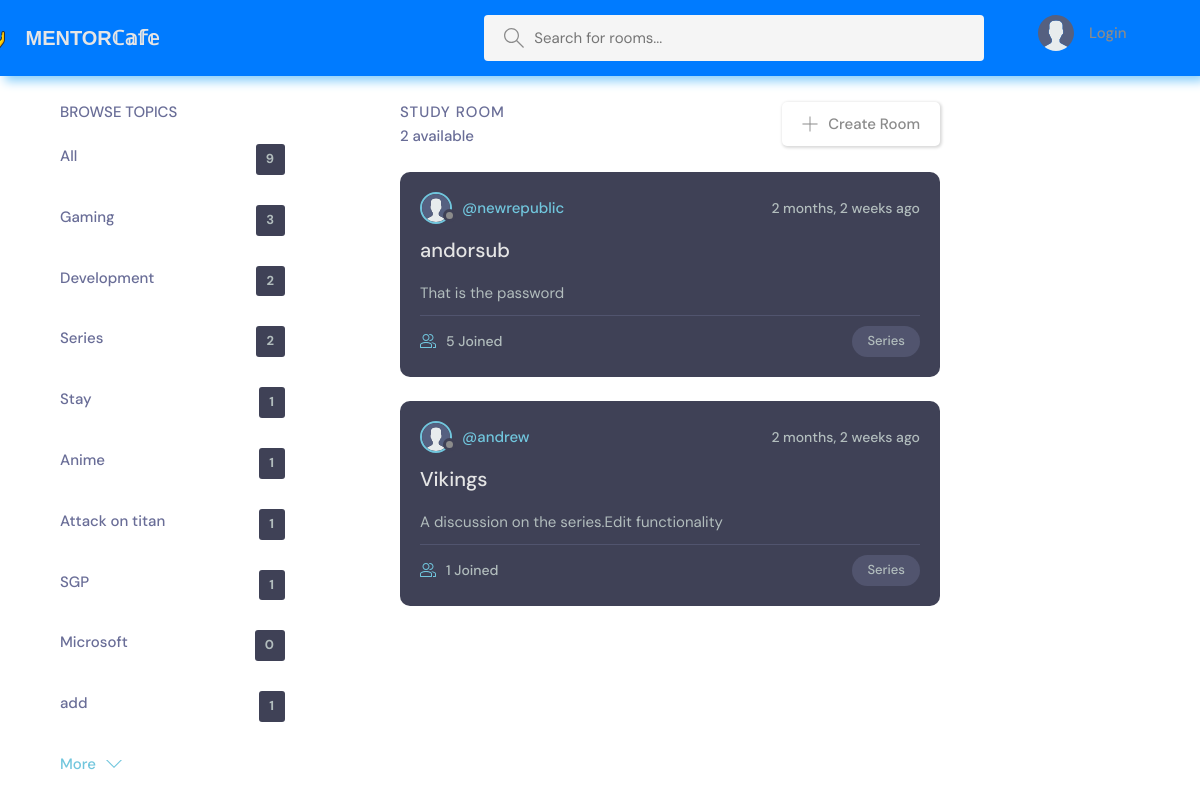
Page /?q=Series on the committed database.
### base/models.py (models this page shows, shortened)
class Topic(models.Model):
    name = models.CharField(max_length=255)

class Room(models.Model):
    host = models.ForeignKey(User,on_delete=models.SET_NULL,null=True)
    topic = models.ForeignKey(Topic,on_delete=models.SET_NULL,null=True)
    name = models.CharField(max_length=255)
    description = models.TextField(null=True,blank=True)
    participants = models.ManyToManyField(User,related_name='participants',blank=True)
    updated = models.DateTimeField(auto_now_add=True)
    created = models.DateTimeField(auto_now_add=True)
    class Meta:
        ordering = ['-updated','created']

### base/views.py (the view)
# urls.py: 2. Add a URL to urlpatterns:  path('', views.home, name='home')
def home(request):
    q = request.GET.get('q') if request.GET.get('q') != None else ''
    rooms = Room.objects.filter(
        Q(topic__name__icontains = q)|
        Q(name__icontains = q)|
        Q(description__icontains = q)
        )
    topics = Topic.objects.all()
    room_count = rooms.count()
    context = {'rooms':rooms,'topics' : topics,'room_count':room_count}
    return render(request, 'base/home.html',context)

### base/templates/base/home.html (shortened to what this page needs)
{%extends 'main.html' %}
{% load static%}
{%block content%}
  <main class="layout layout--3">
    <div class="container">
      <div class="topics">
        <div class="topics__header">
          <h2>Browse Topics</h2>
        </div>
        <ul class="topics__list">
          <li>
            <a href="{% url 'home' %}"> All <span>{{topics.count}}</span></a>
          </li>
          {%for topic in topics %}
          <li>
            <a href="{% url 'home' %}?q={{topic.name}}">{{topic.name}} <span>{{topic.room_set.all.count}}</span></a>
          </li>
          {%endfor%}
        </ul>
        <a class="btn btn--link" href="topics.html">
          More
          <svg version="1.1" xmlns="http://www.w3.org/2000/svg" width="32" height="32" viewBox="0 0 32 32">
            <title>chevron-down</title>
            <path d="M16 21l-13-13h-3l16 16 16-16h-3l-13 13z"></path>
          </svg>
        </a>
      </div>
      <div class="roomList">
        <div class="roomList__header">
          <div>
            <h2>Study Room</h2>
            <p>{{room_count}} available</p>
          </div>
          <a class="btn btn--main" href="{% url 'create-room' %}">
            <svg version="1.1" xmlns="http://www.w3.org/2000/svg" width="32" height="32" viewBox="0 0 32 32">
              <title>add</title>
              <path
                d="M16.943 0.943h-1.885v14.115h-14.115v1.885h14.115v14.115h1.885v-14.115h14.115v-1.885h-14.115v-14.115z">
              </path>
            </svg>
            Create Room
          </a>
        </div>
        {%for room in rooms%}
        <div class="roomListRoom">
          <div class="roomListRoom__header">
            <a href="{% url 'profile' room.host.id %}" class="roomListRoom__author">
              <div class="avatar avatar--small">
                <img src="{% static 'images/avatar.svg' %}" />
              </div>
              <span>@{{room.host.username}}</span>
            </a>
            <div class="roomListRoom__actions">
              <span>{{room.created|timesince}} ago</span>
            </div>
          </div>
          <div class="roomListRoom__content">
            <a href="{% url 'room' room.id %}">{{room.name}}</a>
            <p>
              {{room.description}}
            </p>
          </div>
          <div class="roomListRoom__meta">
            <a href="{% url 'room' room.id %}" class="roomListRoom__joined">
                {{room.participants.all.count}}  Joined
            </a>
            <p class="roomListRoom__topic">{{room.topic.name}}</p>
          </div>
        </div>
        {%endfor%}
      </div>
    </div>
  </main>
{%endblock%}

### static/styles/style.css (style rules this page uses)
:root { --color-main: #71c6dd; --color-main-light: #e1f6fb; --color-dark: #3f4156; --color-dark-medium: #51546e; --color-dark-light: #696d97; --color-light: #e5e5e5; --color-gray: #8b8b8b; --color-light-gray: #b2bdbd; --color-bg: #2d2d39; --color-success: #5dd693; --color-error: #fc4b0b; }
* { font-family: "DM Sans", -apple-system, BlinkMacSystemFont, "Segoe UI", Roboto, Oxygen, Ubuntu, Cantarell, "Open Sans", "Helvetica Neue", sans-serif; margin: 0; padding: 0; box-sizing: border-box; text-rendering: optimizeLegibility; font-size: inherit; }
html { font-size: 56.25%; }
@media only screen and (min-width: 1200px) { html { font-size: 62.5%; } }
body { line-height: 1.6; font-weight: 400; font-size: 1.5rem; color: var(--color-light-gray); background-color: WHITE; min-height: 100vh; }
img { width: 100%; }
a { display: inline-block; color: var(--color-main); text-decoration: none; }
.container { max-width: 120rem; width: 90%; margin: auto; }
.btn { background-color: transparent; border: none; display: inline-flex; align-items: center; gap: 1rem; cursor: pointer; transition: all ease-in-out 0.3s; padding: 1rem 2rem; border-radius: 5px; box-shadow: 1px 1px 3px 1px rgba(0, 0, 0, 0.15); font-weight: 500; }
.btn--link { border-radius: 0; padding: 0; color: var(--color-main); box-shadow: none; }
.btn--main { color: var(--color-gray); }
.btn > svg { fill: currentColor; width: 1.6rem; height: 1.6rem; }
.avatar { position: relative; display: inline-block; border-radius: 50%; border: 2px solid var(--color-main); }
.avatar img { display: block; border-radius: 50%; object-fit: cover; object-position: center; }
.avatar::after { content: ""; display: block; position: absolute; background-color: var(--color-gray); z-index: 111; border-radius: 50%; border: 0.3rem solid var(--color-dark); }
.avatar.avatar--small img { width: 2.8rem; height: 2.8rem; }
.avatar.avatar--small:after { width: 0.7rem; height: 0.7rem; bottom: 0px; right: -6px; }
.layout { margin-top: 2.4rem; }
.layout > .container { display: flex; justify-content: space-between; align-items: flex-start; }
.layout--3 > .container > div:first-child { flex-basis: 50%; max-width: 22.5rem; }
.layout--3 > .container > div:nth-child(2) { flex-basis: 50%; }
.layout--3 > .container > div:last-child { flex-basis: 50%; }
.topics__header { margin-bottom: 2rem; }
.topics__header h2 { text-transform: uppercase; font-weight: 500; color: var(--color-dark-light); }
.topics__list { list-style: none; }
.topics__list li a { display: flex; justify-content: space-between; margin-bottom: 3rem; font-weight: 500; color: var(--color-dark-light); transition: all 0.3s ease-in-out; }
.topics__list li a span { padding: 0.5rem 1rem; background-color: var(--color-dark); color: var(--color-light-gray); border-radius: 3px; font-size: 1.3rem; font-weight: 700; letter-spacing: 1px; }
.roomList { position: relative; right: 200px; }
.roomList__header { display: flex; justify-content: space-between; align-items: center; margin-bottom: 2.4rem; }
.roomList__header h2 { text-transform: uppercase; font-weight: 500; color: var(--color-dark-light); letter-spacing: 1px; }
.roomList__header p { font-weight: 500; color: var(--color-dark-light); }
.roomListRoom { margin-bottom: 2.4rem; background-color: var(--color-dark); border-radius: 1rem; padding: 2rem; }
.roomListRoom__header { display: flex; justify-content: space-between; align-items: center; }
.roomListRoom__author { font-weight: 500; display: flex; align-items: center; gap: 1rem; }
.roomListRoom__actions { display: flex; align-items: flex-start; gap: 1rem; position: relative; }
.roomListRoom__actions span { font-size: 1.4rem; font-weight: 500; }
.roomListRoom__content { margin: 1rem 0; }
.roomListRoom__content a { font-size: 2rem; font-weight: 500; margin-bottom: 1.5rem; color: var(--color-light); transition: all 0.3s ease-in-out; }
.roomListRoom__meta { border-top: 1px solid var(--color-dark-medium); padding-top: 1rem; display: flex; align-items: center; justify-content: space-between; }
.roomListRoom__joined { color: var(--color-light-gray); display: flex; align-items: center; gap: 1rem; font-size: 1.4rem; font-weight: 500; }
.roomListRoom__joined svg { fill: var(--color-main); width: 1.6rem; height: 1.6rem; }
.roomListRoom__topic { padding: 5px 1.5rem; background-color: var(--color-dark-medium); border-radius: 5rem; font-weight: 500; font-size: 1.3rem; }

### rows in the picture
Topic: name "Gaming", room_set.all.count "3"
Topic: name "Development", room_set.all.count "2"
Topic: name "Series", room_set.all.count "2"
Topic: name "Stay", room_set.all.count "1"
Topic: name "Anime", room_set.all.count "1"
Topic: name "Attack on titan", room_set.all.count "1"
Topic: name "SGP", room_set.all.count "1"
Topic: name "Microsoft", room_set.all.count "0"
Topic: name "add", room_set.all.count "1"
Room: host.username "newrepublic", created "2 months, 2 weeks", name "andorsub", description "That is the password", participants.all.count "5", topic.name "Series"
Room: host.username "andrew", created "2 months, 2 weeks", name "Vikings", description "A discussion on the series.Edit functionality", participants.all.count "1", topic.name "Series"

### other values in the picture
{{ topics.count }} "9"
{{ room_count }} "2"
